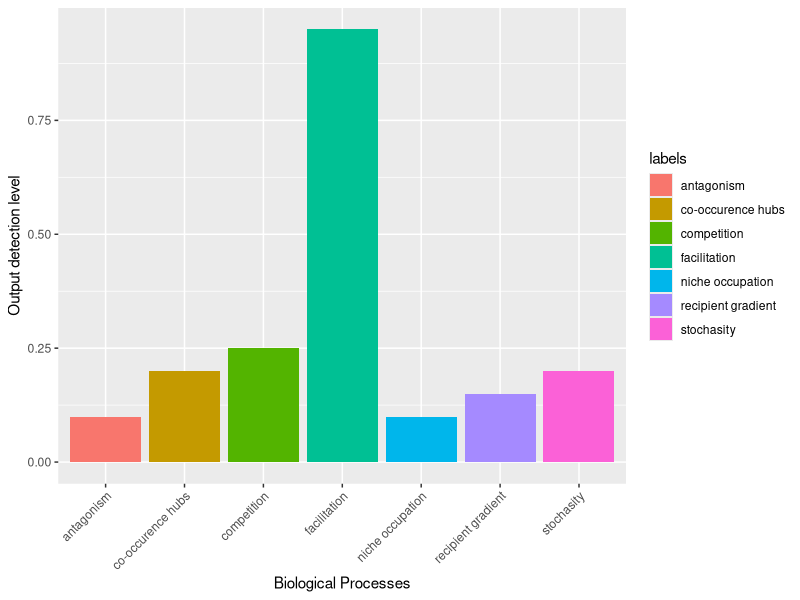
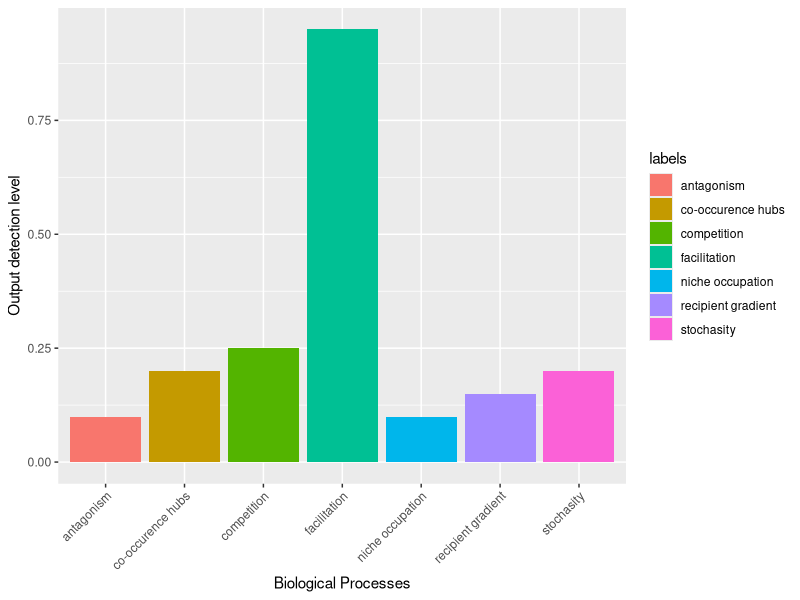

Recreate these plots in R, in order.
library(tidyverse)

labels <- c("antagonism", "facilitation","stochasity", "recipient gradient",
            "co-occurence hubs", "competition", "niche occupation")
output_data <- c(0.10, 0.95, 0.20, 0.15, 0.20, 0.25, 0.10)

df <- data.frame(output_data, labels)

df %>% ggplot(aes(x = labels, y = output_data, fill = labels))+
  geom_col()+
  theme(axis.text.x = element_text(angle = 45, vjust = 1, hjust=1))+
  labs(x = "Biological Processes", y = "Output detection level")

ggsave("./Assignments/Assignment_4/Example_plot.jpg")